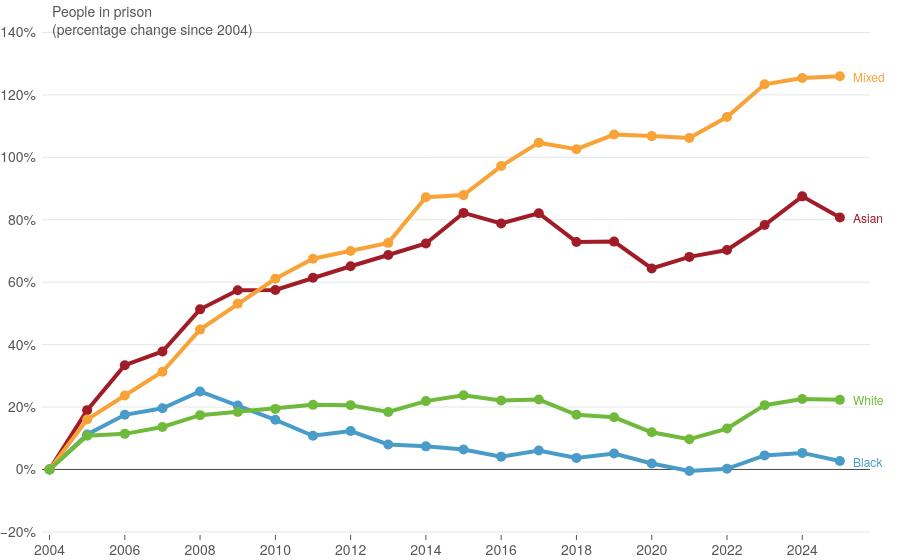

The notebook cell this image was saved under:
### Code cell
fig = bame_population.prepare_chart()
fig

### Figure 1 — Plotly figure (JSON) as saved in the notebook; plotly's stock layout.template omitted (floating-point values rounded to 4 significant figures)
{"data": [{"hovertemplate": "<b>%{text}</b><br>Change since 2004: %{y:,.0f}%<extra></extra>", "mode": "lines+markers", "name": "Asian", "text": ["Asian", "Asian", "Asian", "Asian", "Asian", "Asian", "Asian", "Asian", "Asian", "Asian", "Asian", "Asian", "Asian", "Asian", "Asian", "Asian", "Asian", "Asian", "Asian", "Asian", "Asian", "Asian"], "type": "scatter", "x": [2004, 2005, 2006, 2007, 2008, 2009, 2010, 2011, 2012, 2013, 2014, 2015, 2016, 2017, 2018, 2019, 2020, 2021, 2022, 2023, 2024, 2025], "y": [0, 19, 33.4, 37.8, 51.3, 57.4, 57.5, 61.4, 65.1, 68.7, 72.4, 82.2, 78.8, 82.1, 72.9, 73, 64.4, 68.1, 70.3, 78.3, 87.5, 80.7]}, {"hovertemplate": "<b>%{text}</b><br>Change since 2004: %{y:,.0f}%<extra></extra>", "mode": "lines+markers", "name": "Black", "text": ["Black", "Black", "Black", "Black", "Black", "Black", "Black", "Black", "Black", "Black", "Black", "Black", "Black", "Black", "Black", "Black", "Black", "Black", "Black", "Black", "Black", "Black"], "type": "scatter", "x": [2004, 2005, 2006, 2007, 2008, 2009, 2010, 2011, 2012, 2013, 2014, 2015, 2016, 2017, 2018, 2019, 2020, 2021, 2022, 2023, 2024, 2025], "y": [0, 11.2, 17.5, 19.6, 25, 20.5, 15.9, 10.8, 12.3, 8, 7.4, 6.4, 4.1, 6.1, 3.7, 5.1, 1.9, -0.5, 0.2, 4.5, 5.3, 2.7]}, {"hovertemplate": "<b>%{text}</b><br>Change since 2004: %{y:,.0f}%<extra></extra>", "mode": "lines+markers", "name": "Mixed", "text": ["Mixed", "Mixed", "Mixed", "Mixed", "Mixed", "Mixed", "Mixed", "Mixed", "Mixed", "Mixed", "Mixed", "Mixed", "Mixed", "Mixed", "Mixed", "Mixed", "Mixed", "Mixed", "Mixed", "Mixed", "Mixed", "Mixed"], "type": "scatter", "x": [2004, 2005, 2006, 2007, 2008, 2009, 2010, 2011, 2012, 2013, 2014, 2015, 2016, 2017, 2018, 2019, 2020, 2021, 2022, 2023, 2024, 2025], "y": [0, 16, 23.7, 31.3, 44.8, 53.1, 61.1, 67.5, 70, 72.6, 87.2, 87.9, 97.2, 104.7, 102.6, 107.3, 106.8, 106.2, 112.9, 123.4, 125.4, 126]}, {"hovertemplate": "<b>%{text}</b><br>Change since 2004: %{y:,.0f}%<extra></extra>", "mode": "lines+markers", "name": "White", "text": ["White", "White", "White", "White", "White", "White", "White", "White", "White", "White", "White", "White", "White", "White", "White", "White", "White", "White", "White", "White", "White", "White"], "type": "scatter", "x": [2004, 2005, 2006, 2007, 2008, 2009, 2010, 2011, 2012, 2013, 2014, 2015, 2016, 2017, 2018, 2019, 2020, 2021, 2022, 2023, 2024, 2025], "y": [0, 10.8, 11.4, 13.6, 17.4, 18.4, 19.4, 20.7, 20.6, 18.4, 21.9, 23.8, 22.1, 22.4, 17.5, 16.7, 11.9, 9.7, 13.1, 20.6, 22.6, 22.3]}], "layout": {"annotations": [{"align": "left", "font": {"color": "#A01D28", "size": 12}, "showarrow": false, "text": "Asian", "x": 2025.0, "xanchor": "left", "xref": "x", "y": 80.7, "yref": "y"}, {"align": "left", "font": {"color": "#499CC9", "size": 12}, "showarrow": false, "text": "Black", "x": 2025.0, "xanchor": "left", "xref": "x", "y": 2.7, "yref": "y"}, {"align": "left", "font": {"color": "#F9A237", "size": 12}, "showarrow": false, "text": "Mixed", "x": 2025.0, "xanchor": "left", "xref": "x", "y": 126, "yref": "y"}, {"align": "left", "font": {"color": "#6FBA3A", "size": 12}, "showarrow": false, "text": "White", "x": 2025.0, "xanchor": "left", "xref": "x", "y": 22.3, "yref": "y"}, {"align": "left", "font": {"size": 14}, "showarrow": false, "text": "People in prison<br>(percentage change since 2004)", "x": 2004, "xanchor": "left", "xref": "x", "y": 1.04, "yref": "paper"}], "hoverlabel": {"bgcolor": "rgba(247, 242, 242, 0.8)"}, "hovermode": "x unified", "margin": {"r": 30}, "xaxis": {"automargin": true, "dtick": 2, "fixedrange": true, "range": [2004.0, 2026.0], "tick0": 2004}, "yaxis": {"automargin": true, "fixedrange": true, "range": [-21, 144], "ticksuffix": "%"}}}
